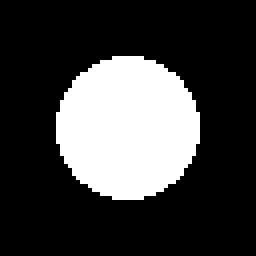
#> input picture examples/experiments/sai2/实验笔刷/scatter/EXP-06 散布随机.bmp, 64 x 64 px (shown 4 times larger)
$ python -i sai2.py   (imports and definitions only)
#> lines starting #> are read from the running program, lines starting #| are printed output that depends on the picture; after the words box and inside, x2 and y2 are one past the last pixel; in counts of white or black regions, pixels touching at a corner belong together
#> further down, picture is the input picture: PIL image 64x64 L; 24.7% white; 1 white region, box (x1, y1, x2, y2) and area: (14, 14, 50, 50) 1012
### brush_bridge/core/plugin.py
"""Plugin interfaces: format codecs (files) and app adapters (installed software)."""
from __future__ import annotations

import importlib
import logging
from abc import ABC, abstractmethod
from dataclasses import dataclass, field
from pathlib import Path
from typing import Callable, Optional

from .model import Brush, BrushRef

log = logging.getLogger(__name__)


# ---------------------------------------------------------------------------------------------
# File formats
# ---------------------------------------------------------------------------------------------
@dataclass
class Fix:
    """An automatic repair for a file that a target app refuses to import."""

    title: str  # short, shown on a button
    description: str
    apply: Callable[[Path, Path], list[Path]]  # (src, out_dir) -> produced files


@dataclass
class FileInfo:
    path: Path
    format_id: str
    format_name: str
    version: str = ""
    brush_count: int = -1
    details: dict[str, str] = field(default_factory=dict)
    problems: list[str] = field(default_factory=list)
    fixes: list[Fix] = field(default_factory=list)


class FormatCodec(ABC):
    id: str = ""
    name: str = ""  # user facing, e.g. "Photoshop 笔刷 (.abr)"
    extensions: tuple[str, ...] = ()
    can_read: bool = True
    can_write: bool = False

    @abstractmethod
    def sniff(self, path: Path) -> Optional[FileInfo]:
        """Return FileInfo when ``path`` is this format (cheap: header only), else None."""

    # [5 lines left out: function list_refs, not called in this run]

    @abstractmethod
    def read(self, path: Path) -> list[Brush]:
        ...

    def write(self, brushes: list[Brush], out_path: Path, **options) -> list[Path]:
        """Write brushes; ``out_path`` is a file path with this codec's first extension."""
        raise NotImplementedError(f"{self.id} cannot be written")

    def compatibility(self, info: FileInfo, app_id: str, app_version: str) -> Optional[str]:
        """Return a problem description if ``app_id``/``app_version`` cannot import this file."""
        return None


# ---------------------------------------------------------------------------------------------
# Installed applications
# ---------------------------------------------------------------------------------------------
@dataclass
class AppInstall:
    app_id: str
    name: str  # e.g. "Adobe Photoshop 2021"
    version: str
    exe: Optional[Path] = None
    data_dir: Optional[Path] = None  # where the app keeps user brushes
    running: bool = False
    extra: dict = field(default_factory=dict)

    @property
    def label(self) -> str:
        return f"{self.name} {self.version}".strip()


@dataclass
class InstallResult:
    ok: bool
    message: str  # user facing, Chinese
    files: list[Path] = field(default_factory=list)  # produced files (for manual import fallback)
    needs_app_closed: bool = False
    backup: Optional[Path] = None


class AppAdapter(ABC):
    id: str = ""
    name: str = ""
    native_format: str = ""  # codec id the app imports best
    import_formats: tuple[str, ...] = ()  # codec ids the app can import itself
    desktop: bool = True  # False for Procreate (iPad only)

    @abstractmethod
    def detect(self) -> list[AppInstall]:
        ...

    def list_brushes(self, inst: AppInstall) -> list[BrushRef]:
        return []

    def install(self, inst: AppInstall, brushes: list[Brush], **options) -> InstallResult:
        raise NotImplementedError

    def install_files(self, inst: AppInstall, files: list[Path]) -> InstallResult:
        """Install already-encoded native files (lossless path)."""
        raise NotImplementedError

    # [4 lines left out: function is_running, not called in this run]


# ---------------------------------------------------------------------------------------------
# Registry
# ---------------------------------------------------------------------------------------------
_CODECS: dict[str, FormatCodec] = {}
_APPS: dict[str, AppAdapter] = {}
_loaded = False

PLUGIN_MODULES = [
    "brush_bridge.formats.brushpkg",
    "brush_bridge.formats.abr",
    "brush_bridge.formats.procreate",
    "brush_bridge.formats.huashijie",
    "brush_bridge.formats.csp",
    "brush_bridge.formats.udongman",
    "brush_bridge.formats.sai2",
    "brush_bridge.formats.krita",
    "brush_bridge.formats.gimp",
    "brush_bridge.formats.mypaint",
    "brush_bridge.formats.images",
    "brush_bridge.apps.photoshop",
    "brush_bridge.apps.csp",
    "brush_bridge.apps.sai2",
    "brush_bridge.apps.krita",
    "brush_bridge.apps.gimp",
    "brush_bridge.apps.mypaint",
    "brush_bridge.apps.procreate",
    "brush_bridge.apps.huashijie",
]


def register_codec(cls):
    from functools import wraps
    original_read = cls.read
    # [4 lines left out: function read_preserved, not called in this run]
    cls.read = read_preserved
    if cls.can_write and cls.id != "brushpkg":
        original_write = cls.write
        # [6 lines left out: function write_preserved, not called in this run]
        cls.write = write_preserved
    _CODECS[cls.id] = cls()
    return cls


def register_app(cls):
    _APPS[cls.id] = cls()
    return cls


# [13 lines left out: function load_plugins, not called in this run]


def codecs() -> list[FormatCodec]:
    load_plugins()
    return list(_CODECS.values())


def codec(cid: str) -> FormatCodec:
    load_plugins()
    return _CODECS[cid]


def apps() -> list[AppAdapter]:
    load_plugins()
    return list(_APPS.values())


def app(aid: str) -> AppAdapter:
    load_plugins()
    return _APPS[aid]


# [12 lines left out: function sniff, not called in this run]

### brush_bridge/formats/sai2.py
"""PaintTool SAI Ver.2: custom tool presets (.saitdat) and brush assets (8-bit BMP + INI).

SAI2 keeps user brushes in a *settings* folder (``Documents\\SYSTEMAX Software Development\\SAIv2\\settings``
since build 2020-01-07, next to ``sai2.exe`` before that)::

    brushfom\\blotmap\\*.bmp      brush form "blots" (256x256 grey noise)
    brushfom\\bristle\\*.bmp      brush form "bristle" (63x63 RGB, black dots = hairs)
    brushfom\\brshape\\*.bmp+ini  brush form "brush shape" (white = paint)
    scatter\\*.bmp+ini            scatter shapes (white = paint)
    brushtex\\*.bmp, papertex\\*.bmp   512x512 grey textures
    custool\\{nrm,ink,shp}\\N.saitdat   custom tools, grouped by _N.saitgrp, ordered by _0.saitset

See docs/formats/sai2.md for the full description.
"""
from __future__ import annotations

import copy
import hashlib
import io
import logging
import re
from dataclasses import dataclass, field
from pathlib import Path
from typing import Any, Optional

import numpy as np
from PIL import Image

from ..core.imaging import tip_mask
from ..core.model import Brush, BrushRef, BrushSource, Texture, WetMix, join_group
from ..core.plugin import FileInfo, Fix, FormatCodec, register_codec
from ..core.system import backup, documents_dir, safe_filename, unique_path

log = logging.getLogger(__name__)

# ---------------------------------------------------------------------------------------------
# Constants
# ---------------------------------------------------------------------------------------------
ASSET_DIRS: dict[str, tuple[str, ...]] = {
    "scatter": ("scatter",),
    "brshape": ("brushfom", "brshape"),
    "blotmap": ("brushfom", "blotmap"),
    "bristle": ("brushfom", "bristle"),
    "brushtex": ("brushtex",),
    "papertex": ("papertex",),
}
ASSET_LABELS = {
    "scatter": "散布形状", "brshape": "笔刷形状", "blotmap": "渗化形态", "bristle": "鬃毛形态",
    "brushtex": "笔刷纹理", "papertex": "纸张纹理",
}
TEXTURE_KINDS = ("brushtex", "papertex")
FOMCAT = {1: "blotmap", 2: "bristle", 3: "brshape", 4: "scatter"}
FOMCAT_ID = {v: k for k, v in FOMCAT.items()}
TOOL_CATEGORIES = {"nrm": "普通", "ink": "墨水", "shp": "形状"}
TOOL_LABELS = {
    "pencil": "铅笔", "airbrush": "喷枪", "brush": "画笔", "water": "水彩笔", "marker": "马克笔",
    "eraser": "橡皮擦", "selpen": "选区笔", "selers": "选区擦", "bucket": "油漆桶", "gradation": "渐变",
    "blur": "模糊", "effpen": "特效笔", "scatter": "散布", "smudge": "涂抹", "binpen": "二值笔",
    "dotpen": "像素画", "biners": "二值橡皮擦", "bselpen": "选区笔", "bselers": "选区擦", "inkpen": "钢笔",
    "inkers": "修正液", "inkchg": "修改线", "inkcurv": "曲线", "inkline": "折线", "inkprs": "笔压",
    "binkpen": "钢笔", "binkers": "修正液", "binkchg": "修改线", "binkcurv": "曲线", "binkline": "折线",
    "shapecol": "改颜色", "pathedit": "编辑路径", "pathplot": "创建路径",
}
ERASER_TOOLS = {"eraser", "biners", "inkers", "binkers"}
NON_PAINT_TOOLS = {"selpen", "selers", "bselpen", "bselers", "inkchg", "binkchg", "inkprs"}
WET_TOOLS = {"brush", "water", "marker"}
MODSTR = 1836216174  # constant found in every tool parameter section

# Build dates (from history.txt) that introduced the features this codec reads/writes.
FEATURES: list[tuple[str, str, str]] = [
    ("2016-01-19", "bristle", "鬃毛形态参数"),
    ("2018-09-17", "scatter_shape", "散布形状（scatter 文件夹）"),
    ("2019-05-18", "scatter_tool", "散布工具、特效笔、笔刷形状（brshape）"),
    ("2019-07-28", "brshape_angle", "笔刷形状的角度/角度抖动"),
    ("2020-01-07", "custool", "自定义工具文件（custool）和“文档\\SYSTEMAX Software Development\\SAIv2\\settings”设置目录"),
]
FEATURE_BUILD = {key: build for build, key, _ in FEATURES}
FEATURE_TEXT = {key: text for _, key, text in FEATURES}
SETTINGS_LAYOUT_BUILD = FEATURE_BUILD["custool"]
TEXTURE_SIZE = 512
MAX_SHAPE_SIDE = 1024


# [4 lines left out: function build_date, not called in this run]


def required_build(features: set[str] | list[str]) -> str:
    return max((FEATURE_BUILD[f] for f in features if f in FEATURE_BUILD), default="")


def default_settings_dir() -> Path:
    return documents_dir() / "SYSTEMAX Software Development" / "SAIv2" / "settings"


# ---------------------------------------------------------------------------------------------
# Text helpers
# ---------------------------------------------------------------------------------------------
# [52 lines left out: functions decode_text, parse_ini, ini_number, ratio_to_roundness, not called in this run]


# (key, label, range text, default) -- the comment style mirrors the files shipped with SAI2.
_INI_DOC = {
    "Opacity": ("浓度", "0 ～ 100", "100"),
    "AngleControl": ("角度控制", "0 ... 无 / 1 ... 自动 / 2 ... 笔杆方向", "1"),
    "Angle": ("角度", "-180 ～ +180 (角度)", "0"),
    "AngleJitter": ("角度抖动", "0 ～ 100 (%)", "0"),
    "Scaling": ("倍率", "0 ～ 200 (%)", "100"),
    "ShapeSize": ("图案大小", "1 ～ 5000 (px)", "100"),
    "SizeJitter": ("大小抖动", "0 ～ 100 (%)", "0"),
    "Spacing": ("间距", "0 ～ 1000 (%)；笔刷形状为 0 ～ 50", "25"),
    "Scattering": ("散布", "0 ～ 1000 (%)；笔刷形状为 0 ～ 50", "0"),
    "WxHRatio": ("W:H (纵横比)", "100:1 ～ 100:100 ～ 1:100", "100:100"),
    "WxHJitter": ("WH抖动 (纵横比抖动)", "0 ～ 100 (%)", "0"),
    "Count": ("计数", "1 ～ 20", "1"),
    "CountJitter": ("计数抖动", "0 ～ 100 (%)", "0"),
    "AllDirScattering": ("往全方向散布", "0 ... 仅与笔画方向直交 / 1 ... 全方向", "0"),
    "GaussianDistribution": ("高斯分布", "0 ... 均匀 / 1 ... 离光标越远密度越低", "0"),
    "AbsoluteSize": ("绝对大小", "0 ... 画笔大小×倍率 / 1 ... 使用“图案大小”", "0"),
    "IntegerPosition": ("整数坐标", "0 / 1", "0"),
    "HighQualitySampling": ("高品质缩小", "0 ... 速度优先 / 1 ... 品质优先", "0"),
    "ColJitter": ("前景色到背景色的抖动", "0 ～ 100 (%)", "0"),
    "HueJitter": ("色相抖动", "0 ～ 100 (%)", "0"),
    "SaturationJitter": ("饱和度抖动", "0 ～ 100 (%)", "0"),
    "BrightnessJitter": ("亮度抖动", "0 ～ 100 (%)", "0"),
    "ApplyToEachShape": ("应用到每一个形状", "0 ... 每个笔画 / 1 ... 每一个形状", "0"),
}


# [10 lines left out: function format_ini, not called in this run]


# ---------------------------------------------------------------------------------------------
# .saitdat / .saitgrp / .saitset / .saitlnk  ("key=T:value" lines, "." ends a section, "--EOF--")
# ---------------------------------------------------------------------------------------------
Entry = tuple[str, str, Any]  # (key, type letter or "" for plain "a=b" index lines, value)
Section = list[Entry]


# [38 lines left out: functions parse_sait, _parse_int, dump_sait, not called in this run]


def sait_values(sec: Section) -> dict[str, Any]:
    return {k: v for k, _t, v in sec}


# [6 lines left out: function sait_set, not called in this run]


def read_sait(path: Path) -> list[Section]:
    return parse_sait(decode_text(Path(path).read_bytes()))


# [36 lines left out: functions tool_groups, tool_group_names, not called in this run]


# Parameter section templates (key order as written by SAI2 2021).
_BASE = [("modstr", "I", MODSTR), ("wavno", "I", 4), ("curszscl", "I", 1), ("cursize", "I", 500),
         ("minsize", "I", 50), ("curdens", "I", 100), ("mindens", "I", 0), ("fomgid", "I", 0),
         ("fomcat", "I", 0), ("fomnam", "U", ""), ("blotval", "I", 50), ("blotscl", "I", 100),
         ("blotinvf", "I", 0), ("blotivtf", "I", 1), ("blotsharpf", "I", 0), ("brslmin", "I", 0),
         ("brslsiz", "I", 50), ("brslrnd", "I", 0), ("brsldir", "I", 1), ("brslturnf", "I", 1),
         ("scatden", "I", 100), ("scatanc", "I", 1), ("scatang", "I", 0), ("scatanj", "I", 0),
         ("scatscl", "I", 100), ("scatszj", "I", 0), ("scatspc", "I", 25), ("scatsct", "I", 0),
         ("scathqsf", "I", 0)]
_TEX = [("texgid", "I", 0), ("texcat", "I", 0), ("texnam", "U", ""), ("texval", "I", 95), ("texscl", "I", 100),
        ("texscr", "I", 0), ("texinvf", "I", 0), ("texivtf", "I", 1)]
_WET = [("blend", "I", 50), ("dilution", "I", 0), ("persist", "I", 50), ("keepaf", "I", 0), ("blurthres", "I", 50)]
_MID = [("hardness", "I", 50), ("densamp", "I", 0), ("v1dnprsf", "I", 0), ("flattenf", "I", 1), ("szprsf", "I", 1),
        ("dnprsf", "I", 1)]
_WETPRS = [("blprsf", "I", 1), ("dlprsf", "I", 0)]
_SENS = [("szsens", "I", 100), ("dnsens", "I", 100)]
_TAIL = [("sbpos_patlist", "I", 0), ("previewbg", "I", 0), ("showf_fom", "I", 0), ("showf_tex", "I", 0)]
_SCATTER_TOOL = [
    ("modstr", "I", MODSTR), ("wavno", "I", 0), ("curszscl", "I", 1), ("cursize", "I", 500), ("minsize", "I", 50),
    ("curdens", "I", 100), ("mindens", "I", 0), ("fomgid", "I", 0), ("fomcat", "I", 4), ("fomnam", "U", ""),
    ("scathard", "I", 100), ("scatden", "I", 100), ("scatanc", "I", 1), ("scatang", "I", 0), ("scatanj", "I", 0),
    ("scatscl", "I", 100), ("scatsiz", "I", 50), ("scatszscl", "I", 1), ("scatszj", "I", 0), ("scatspc", "I", 25),
    ("scatsct", "I", 0), ("scatwth", "I", 0), ("scatwhj", "I", 0), ("scatcnt", "I", 1), ("scatcnj", "I", 0),
    ("scataldf", "I", 0), ("scatgauf", "I", 0), ("scatabsf", "I", 0), ("scatintf", "I", 0), ("scathqsf", "I", 0),
    ("scatcolj", "I", 0), ("scathuej", "I", 0), ("scatsatj", "I", 0), ("scatbrij", "I", 0), ("scataesf", "I", 0),
    *_TEX, ("szprsf", "I", 1), ("dnprsf", "I", 1), ("szsens", "I", 100), ("dnsens", "I", 100),
    ("sbpos_patlist", "I", 0), ("previewbg", "I", 0), ("showf_scat", "I", 0), ("showf_scatcol", "I", 0),
    ("showf_tex", "I", 0)]


# [6 lines left out: function tool_template, not called in this run]


def tool_header(tid: str, name: str, memo: str = "") -> Section:
    return [("tidstr", "S", tid), ("xidstr", "S", ""), ("vkc", "I", 0), ("tabflt", "I", 0), ("tfmode", "I", 0),
            ("bzintf", "I", 1), ("name", "U", name), ("addt", "U", memo)]


# Tool parameter key <-> shape INI key (same meaning, same units).
TOOL_TO_INI = {
    "scatanc": "AngleControl", "scatang": "Angle", "scatanj": "AngleJitter", "scatscl": "Scaling",
    "scatszj": "SizeJitter", "scatspc": "Spacing", "scatsct": "Scattering", "scathqsf": "HighQualitySampling",
    "scatwhj": "WxHJitter", "scatcnt": "Count", "scatcnj": "CountJitter", "scataldf": "AllDirScattering",
    "scatgauf": "GaussianDistribution", "scatabsf": "AbsoluteSize", "scatintf": "IntegerPosition",
    "scatcolj": "ColJitter", "scathuej": "HueJitter", "scatsatj": "SaturationJitter", "scatbrij": "BrightnessJitter",
    "scataesf": "ApplyToEachShape",
}
INI_TO_TOOL = {v: k for k, v in TOOL_TO_INI.items()}


# ---------------------------------------------------------------------------------------------
# Images
# ---------------------------------------------------------------------------------------------
# [29 lines left out: functions load_gray, encode_bmp, bristle_to_tip, prepare_tip, not called in this run]


def _seam_ratio(a: np.ndarray) -> float:
    inner = (np.abs(np.diff(a, axis=0)).mean() + np.abs(np.diff(a, axis=1)).mean()) / 2 + 1e-3
    seam = (np.abs(a[0] - a[-1]).mean() + np.abs(a[:, 0] - a[:, -1]).mean()) / 2
    return float(seam / inner)


def make_tileable(img: Image.Image) -> Image.Image:
    """Hide the wrap-around seam by cross-fading with a half-period shifted copy."""
    a = np.asarray(img.convert("L"), dtype=np.float32)
    if _seam_ratio(a) < 2.0:
        return img.convert("L")
    h, w = a.shape
    r = np.roll(a, (h // 2, w // 2), axis=(0, 1))
    y = np.minimum(np.arange(h), h - 1 - np.arange(h))[:, None]
    x = np.minimum(np.arange(w), w - 1 - np.arange(w))[None, :]
    wgt = np.clip(np.minimum(y, x) / (min(h, w) / 4), 0, 1)
    out = a * wgt + r * (1 - wgt)
    return Image.fromarray(np.clip(out + 0.5, 0, 255).astype(np.uint8), "L")


def prepare_texture(img: Image.Image) -> tuple[Image.Image, float]:
    """Return a 512x512 tileable grey texture and the factor its pattern was shrunk by."""
    g = img.convert("L")
    w, h = g.size
#> w = 64; h = 64
    s = min(w, h)
#> s = 64
    if (w, h) != (s, s):
        g = g.crop(((w - s) // 2, (h - s) // 2, (w - s) // 2 + s, (h - s) // 2 + s))
    if s >= TEXTURE_SIZE:
        period = TEXTURE_SIZE
        g = g.resize((TEXTURE_SIZE, TEXTURE_SIZE), Image.LANCZOS) if s != TEXTURE_SIZE else g
        g = make_tileable(g)
    else:
        reps = max(1, round(TEXTURE_SIZE / s))
#> reps = 8
        period = TEXTURE_SIZE // reps
#> period = 64
        tile = make_tileable(g.resize((period, period), Image.LANCZOS))
#> in _seam_ratio, `inner = (np.abs(np.diff(a, axis=0)).mean() + np.abs(np.diff(a, axis=1)..`: inner = 4.55
#> in _seam_ratio, `seam = (np.abs(a[0] - a[-1]).mean() + np.abs(a[:, 0] - a[:, -1]).mean(..`: seam = 0
        g = Image.new("L", (period * reps, period * reps))
#> g: PIL image 512x512 L; every value is 0
        for iy in range(reps):
            for ix in range(reps):
                g.paste(tile, (ix * period, iy * period))
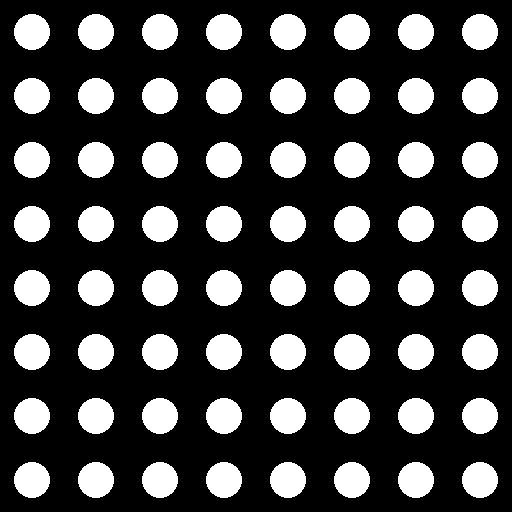
#> g: PIL image 512x512 L; 24.7% white; 64 white regions, largest, box (x1, y1, x2, y2) and area: (14, 14, 50, 50) 1012, (78, 14, 114, 50) 1012, (142, 14, 178, 50) 1012
        if g.size != (TEXTURE_SIZE, TEXTURE_SIZE):
            g = g.resize((TEXTURE_SIZE, TEXTURE_SIZE), Image.LANCZOS)
    return g, s / period


# ---------------------------------------------------------------------------------------------
# Assets and settings folders
# ---------------------------------------------------------------------------------------------
@dataclass
class Asset:
    kind: str  # key of ASSET_DIRS
    name: str  # file stem, also the name shown in SAI2's drop-down lists
    image: Image.Image  # model polarity ("L", 255 = paint / white)
    ini: Optional[dict[str, str]] = None
    bmp_bytes: Optional[bytes] = None  # original file (lossless reinstall)
    ini_bytes: Optional[bytes] = None

    # [37 lines left out: functions encoded, asset_dirs, find_asset, load_asset, not called in this run]


_ROOT_MARKERS = ("custool", "brushfom", "scatter", "brushtex", "papertex", "brshape", "blotmap", "bristle")


# [49 lines left out: functions is_settings_root, settings_root_of, asset_kind_of, _resolve_roots, not called in this run]


# ---------------------------------------------------------------------------------------------
# SAI2 -> model
# ---------------------------------------------------------------------------------------------
def _clamp(v: float, lo: float, hi: float) -> float:
    return max(lo, min(hi, v))


# [155 lines left out: functions _apply_shape_params, brush_from_asset, brush_from_tool, not called in this run]


def _tool_files(cat_dir: Path) -> list[Path]:
    return sorted(Path(cat_dir).glob("*.saitdat"), key=lambda f: (0, int(f.stem)) if f.stem.isdigit() else (1, 0))


# [97 lines left out: functions _package_tool_files, read_settings, choose_mode, shape_params_from_brush, not called in this run]


def ini_strings(d: dict[str, Any]) -> dict[str, str]:
    return {k: (f"{int(v):+d}" if k == "Angle" else str(v)) for k, v in d.items()}


# [70 lines left out: functions compose_tool, _write_warnings, not called in this run]


@dataclass
class ExportResult:
    files: list[Path] = field(default_factory=list)  # every file created
    tools: list[tuple[int, Path, str]] = field(default_factory=list)  # (tool id, .saitdat, brush name)
    assets: list[tuple[str, str]] = field(default_factory=list)  # (kind, name) referenced, new or reused
    existing: list[tuple[int, str]] = field(default_factory=list)  # identical tools already registered
    skipped: list[str] = field(default_factory=list)


class AssetWriter:
    """Writes BMP(+INI) assets into a settings folder; never overwrites, reuses identical files."""

    # [5 lines left out: function __init__, not called in this run]

    def folder(self, kind: str) -> Path:
        rel = ASSET_DIRS[kind]
        return self.root / rel[-1] if self.legacy else self.root.joinpath(*rel)

    # [172 lines left out: functions put, next_tool_id, export_brushes, register_tools, not called in this run]


README_TEXT = """SAI2 笔刷包（由 brush-bridge 生成）

手动安装方法：
1. 关闭 SAI2。
2. 打开 SAI2 的设置文件夹：
   文档\\SYSTEMAX Software Development\\SAIv2\\settings
   （2020-01-07 之前的旧版 SAI2：sai2.exe 所在的文件夹）
3. 把本包里的 scatter、brushfom、brushtex 文件夹复制进去（合并文件夹，不要覆盖同名文件）。
4. 启动 SAI2：
   - 散布形状：在“散布”工具或画笔的“笔刷形态”下拉列表中选择；
   - 笔刷形状：在画笔/水彩笔的“笔刷形态”下拉列表中选择；
   - 笔刷纹理：在“笔刷纹理”下拉列表中选择。
custool 文件夹里是对应的自定义工具参数。它们需要登记到工具组里才会显示；
请按 SAI2 的版本说明在软件中完成登记，Brush Bridge 只负责生成这些文件。
"""


# ---------------------------------------------------------------------------------------------
# Codec
# ---------------------------------------------------------------------------------------------
# [35 lines left out: functions _is_bmp, _gray_problem, _fix_to_gray, not called in this run]


@register_codec
class Sai2Codec(FormatCodec):
    id = "sai2"
    name = "SAI2 笔刷 (.saitdat / 笔刷形状 BMP+INI)"
    extensions = (".saitdat", ".bmp", ".ini")
    can_read = True
    can_write = True

    # [128 lines left out: functions sniff, _sniff_dir, _sniff_tool, _sniff_bmp, read, list_refs and 2 more, not called in this run]


def _gray_fix() -> Fix:
    return Fix(title="转换为 8 位灰度 BMP", description="生成 SAI2 能读取的 8 位灰度 BMP（保留同名 INI 参数文件）。",
               apply=_fix_to_gray)


# ---------------------------------------------------------------------------------------------
# Listing (used by the codec for folders and by the SAI2 app adapter)
# ---------------------------------------------------------------------------------------------
# [68 lines left out: functions _thumb, list_settings, not called in this run]

>>> from PIL import Image
>>> picture = Image.open('../../examples/experiments/sai2/实验笔刷/scatter/EXP-06 散布随机.bmp')
>>> result = prepare_texture(picture)
